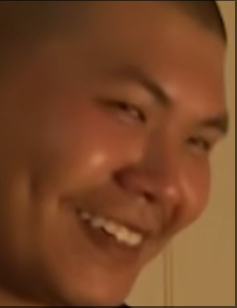
#> input picture past_work/past_assets/jg.png, 237 x 308 px
$ python image_rotator.py past_assets/jg.png out.png 1.0
#> lines starting #> are read from the running program, lines starting #| are printed output that depends on the picture
#> in main, image is the input picture: shape (308, 237, 3); mean B, G, R 38.6, 70.1, 118.7
import cv2
import numpy as np
import argparse
from pathlib import Path

def rotate_image(image, angle, center=None, scale=1.0):
    """
    Rotate an image by a specified angle.

    Parameters:
    - image: The input image
    - angle: Rotation angle in degrees (positive for counter-clockwise)
    - center: Center of rotation (default is center of the image)
    - scale: Scaling factor (default is 1.0, no scaling)

    Returns:
    - The rotated image
    """
#> called with angle = 1, scale = 1
    # Get image dimensions
    height, width = image.shape[:2]
#> height = 308; width = 237

    # If center is not specified, use the center of the image
    if center is None:
        center = (width // 2, height // 2)
#> center = (118, 154)

    # Get the rotation matrix
    rotation_matrix = cv2.getRotationMatrix2D(center, angle, scale)
#> rotation_matrix = [[1, 0.0175, -2.67], [-0.0175, 1, 2.08]]

    # Calculate the new image dimensions to ensure the entire rotated image is visible
    cos = np.abs(rotation_matrix[0, 0])
#> cos = 1
    sin = np.abs(rotation_matrix[0, 1])
#> sin = 0.0175

    new_width = int((height * sin) + (width * cos))
#> new_width = 242
    new_height = int((height * cos) + (width * sin))
#> new_height = 312

    # Adjust the rotation matrix to take into account the new dimensions
    rotation_matrix[0, 2] += (new_width / 2) - center[0]
    rotation_matrix[1, 2] += (new_height / 2) - center[1]

    # Apply the rotation
    rotated_image = cv2.warpAffine(image, rotation_matrix, (new_width, new_height), flags=cv2.INTER_LINEAR)
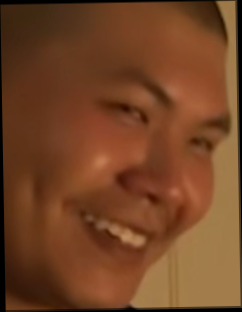
#> rotated_image: shape (312, 242, 3); mean B, G, R 37.3, 67.8, 114.7

    return rotated_image

def main():
    # Set up command line arguments
    parser = argparse.ArgumentParser(description='Rotate an image to an arbitrary angle.')
    parser.add_argument('input_image', type=str, help='Path to the input image', default='jg.png')
    parser.add_argument('output_image', type=str, help='Path to save the rotated image', default='jg_r45.png')
    parser.add_argument('angle', type=float, help='Rotation angle in degrees (positive for counter-clockwise)', default=45.0)
    parser.add_argument('--center_x', type=int, default=None, help='X-coordinate of rotation center')
    parser.add_argument('--center_y', type=int, default=None, help='Y-coordinate of rotation center')
    parser.add_argument('--scale', type=float, default=1.0, help='Scaling factor')

    args = parser.parse_args()

    # Check if input file exists
    input_path = Path(args.input_image)
    if not input_path.exists():
        print(f"Error: Input image '{args.input_image}' does not exist.")
        return

    # Load the image
    image = cv2.imread(str(input_path))
    if image is None:
        print(f"Error: Failed to load image '{args.input_image}'.")
        return

    # Set center if provided
    center = None
    if args.center_x is not None and args.center_y is not None:
        center = (args.center_x, args.center_y)

    # Rotate the image
    rotated_image = rotate_image(image, args.angle, center, args.scale)

    # Save the rotated image
    cv2.imwrite(args.output_image, rotated_image)
    print(f"Rotated image saved as '{args.output_image}'")

if __name__ == "__main__":
    main()
